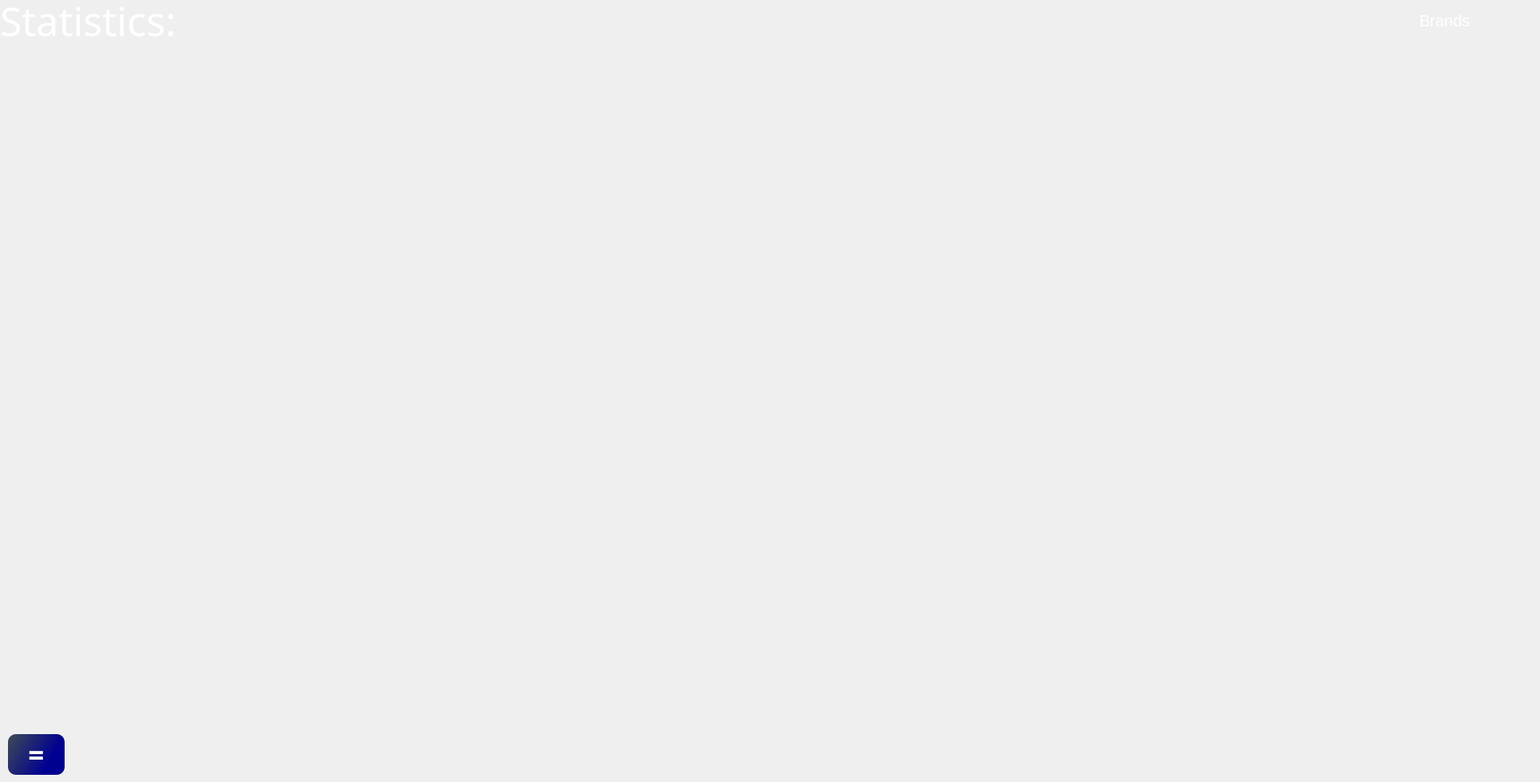
      <widget class="QWidget" name="page_3">
       <widget class="QLabel" name="label_4M">
        <property name="geometry">
         <rect>
          <x>0</x>
          <y>-10</y>
          <width>381</width>
          <height>71</height>
         </rect>
        </property>
        <property name="styleSheet">
         <string notr="true">border-radius: none;
    background-color: none;
	 color: white;
font-family:ARIALNOVA-LIGHT;
font-size:50px;</string>
        </property>
        <property name="text">
         <string>Statistics:</string>
        </property>
       </widget>
       <widget class="QPushButton" name="exportButtonM">
        <property name="geometry">
         <rect>
          <x>10</x>
          <y>920</y>
          <width>71</width>
          <height>51</height>
         </rect>
        </property>
        <property name="styleSheet">
         <string notr="true">font-size: 35px; 
    font-weight: bold; 
  border-radius: 10;
 font-family:DRIPICONS-V2;
background-color:qlineargradient(spread:pad, x1:0.858, y1:0.375, x2:0, y2:0, stop:0 rgba(0, 1, 145, 255), stop:1 rgba(16, 30, 41, 200));
color:white</string>
        </property>
        <property name="text">
         <string>=</string>
        </property>
        <property name="icon">
         <iconset theme="test">
          <normaloff>.</normaloff>.</iconset>
        </property>
       </widget>
       <widget class="QPushButton" name="brandsButton_2M">
        <property name="geometry">
         <rect>
          <x>1680</x>
          <y>0</y>
          <width>241</width>
          <height>51</height>
         </rect>
        </property>
        <property name="styleSheet">
         <string notr="true">    #brandsButton_2M{color: white;
    font-family: Ms Shell Dlg;
    font-size: 20px; 
 
    /*text-transform: uppercase; /* Transformation du texte en majuscules */
	padding-left: 20px;
background:transparent;
border:transparent;}
#brandsButton_2M:hover {
   text-decoration: underline;
}

</string>
        </property>
        <property name="text">
         <string>Brands</string>
        </property>
       </widget>
      </widget>
